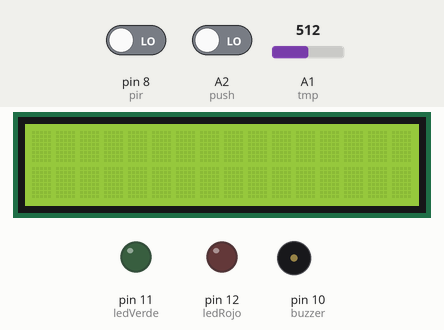
Bench run of a sketch on a simulated Arduino Uno, built with avr-gcc and run on an emulated ATmega328P. Shown: 16×2 character LCD, output pins drawn as LEDs (lit = HIGH), buzzer (waves = sounding). The test bench sets the inputs (shaded band); at power-on: pin 8 (pir) LOW, A2 (push) LOW, A1 (tmp) = 512.

Above: at 1.2 s.
1.3 s: pin 8 (pir) driven HIGH and A2 (push) driven HIGH
At 4.2 s:
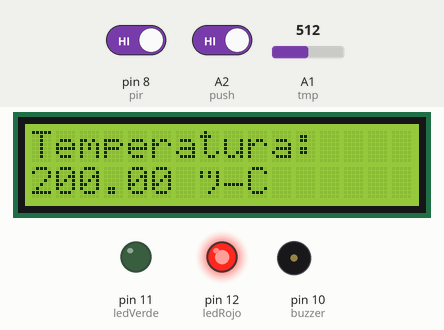
4.3 s: A1 (tmp) set to 197
7.3 s: A1 (tmp) set to 173
At 10.0 s:
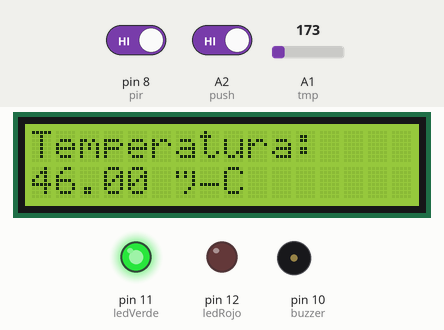
10.3 s: A2 (push) driven LOW
At 12.1 s:
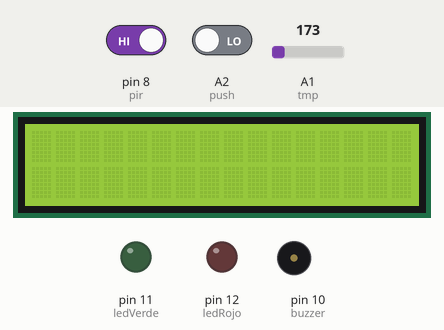
12.8 s: A2 (push) driven HIGH
At 13.6 s:
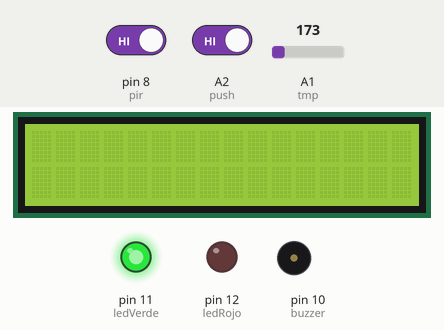
15.8 s: pin 8 (pir) driven LOW
At 16.8 s:
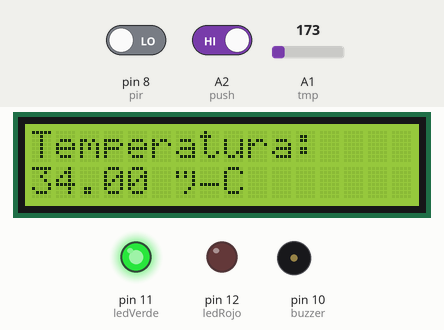
Timing chart, 0 to 18.3 s (numbered marks = the images above; inputs shaded):
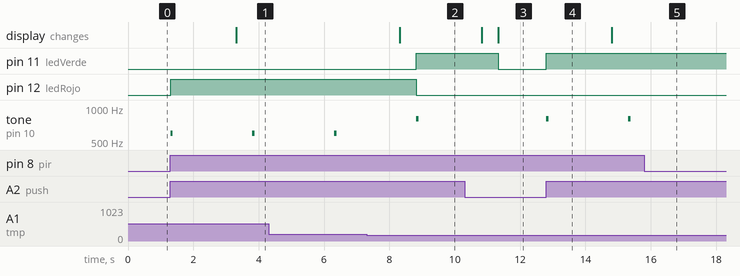

Measured:
- the behaviour switches between 181 and 180 on A1 (tmp) (found by bisection; images 1 and 2)
- after the input at 1.3 s, pin 12 (ledRojo): LOW → HIGH at once; tone on pin 10 (buzzer): alternates 600 Hz for 0.07 s and silent for 2.4 s, starting at once; the display: changes after 2.0 s (image 1)
- after the input at 7.3 s, pin 11 (ledVerde): LOW → HIGH after 1.5 s; pin 12 (ledRojo): HIGH → LOW after 1.5 s
- after the input at 10.3 s, pin 11 (ledVerde): HIGH → LOW after 1.0 s; tone on pin 10 (buzzer): stays silent (without the input it goes to 800 Hz after 1.0 s); the display: first differs from a run without the input after 1.0 s (image 3)
- after the input at 12.8 s, pin 11 (ledVerde): LOW → HIGH at once; tone on pin 10 (buzzer): alternates 800 Hz for 0.07 s and silent for 2.4 s, starting at once
- after the input at 15.8 s, tone on pin 10 (buzzer): stays silent (without the input it goes to 800 Hz after 2.0 s)

The sketch:

codigoProyecto.ino
```cpp
#include <LiquidCrystal.h>
LiquidCrystal lcd(2,3,4,5,6,7);

    const int ledVerde = 11; //verde
    const int ledRojo = 12; //rojo
    const int buzzer = 10; //buzzer
    const int tmp = A1; //lectura sensor temperatura
    const int push = A2; //pn push
  const int pir = 8;
    int lecturaPush = 0; //lectura del push
  float temperatura = 0;
    int valTemp, valPir;
  int duracion=70;
  int retardo=1000;
  int tonoTempAlto = 600;
  int tonoTempBajo = 800;

void setup(){
  Serial.begin(9600);
  lcd.begin(16,2);
  pinMode(ledRojo,OUTPUT);
  pinMode(ledVerde,OUTPUT);
  pinMode(buzzer,INPUT);
  pinMode(tmp,INPUT);
  pinMode(pir, INPUT);
}


void loop(){
  lecturaPush = digitalRead(push);
  valPir = digitalRead(pir);
  valTemp = analogRead(tmp);

  temperatura = map(valTemp,0,1023,-50,450);


  if(lecturaPush==HIGH){
    if(valPir == HIGH){
      if(temperatura>37){
        digitalWrite(ledRojo,HIGH);
        digitalWrite(ledVerde,LOW);
        tone(buzzer,tonoTempAlto,duracion);
        delay(retardo);
      }else{
        digitalWrite(ledRojo, LOW);
        digitalWrite(ledVerde, HIGH);
        tone(buzzer,tonoTempBajo,duracion);
        delay(retardo);
        }
      delay(1000);
      lcd.clear();
      lcd.setCursor(0,0);
      lcd.print("Temperatura:");
      lcd.setCursor(0,1);
      lcd.print(temperatura);
      lcd.print(" °C");
      delay(500);
    }

  }else if(lecturaPush==LOW){
      lcd.clear();
      digitalWrite(ledRojo, LOW);
      digitalWrite(ledVerde, LOW);
  }


}
```
